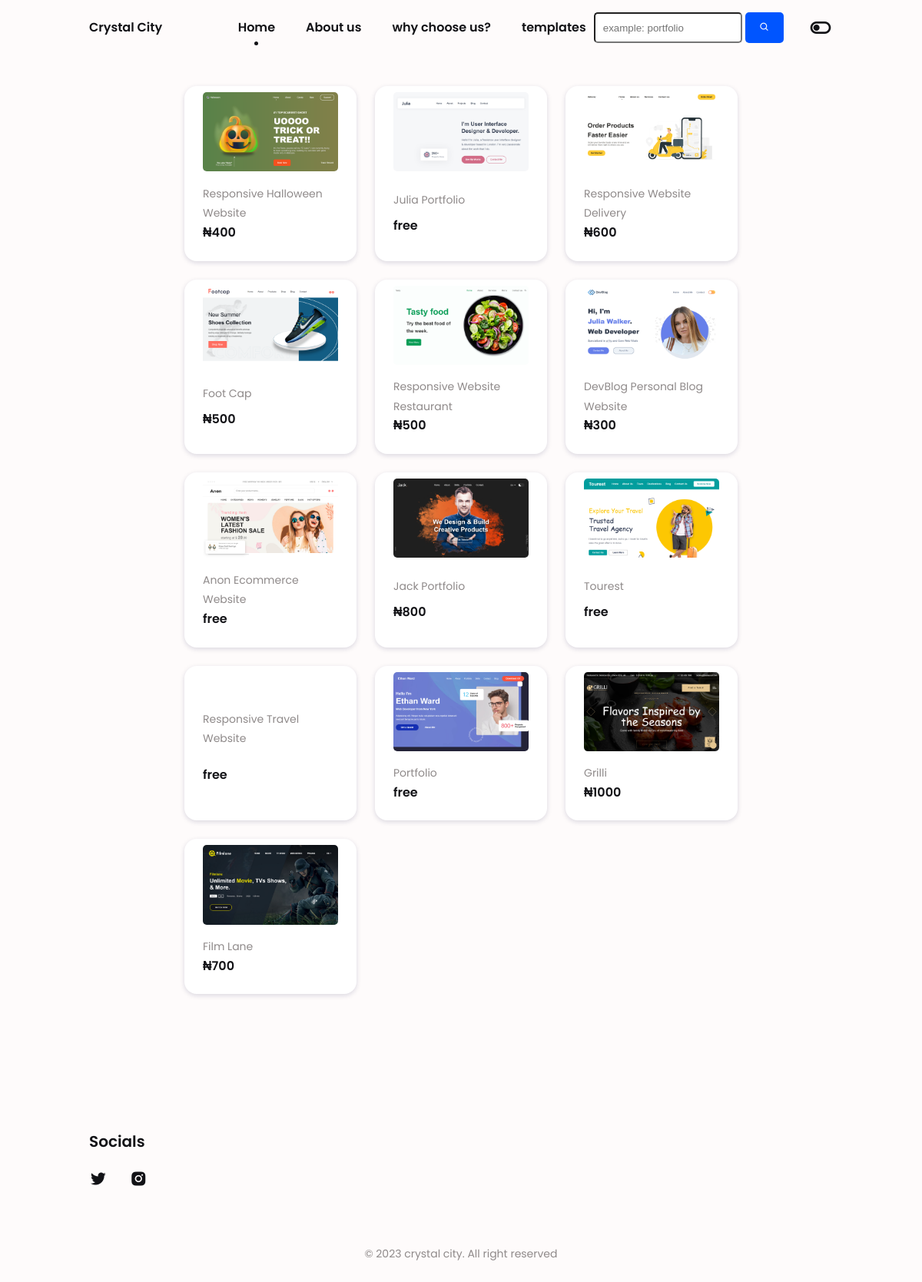
The page /templates/ on the database as committed earlier.
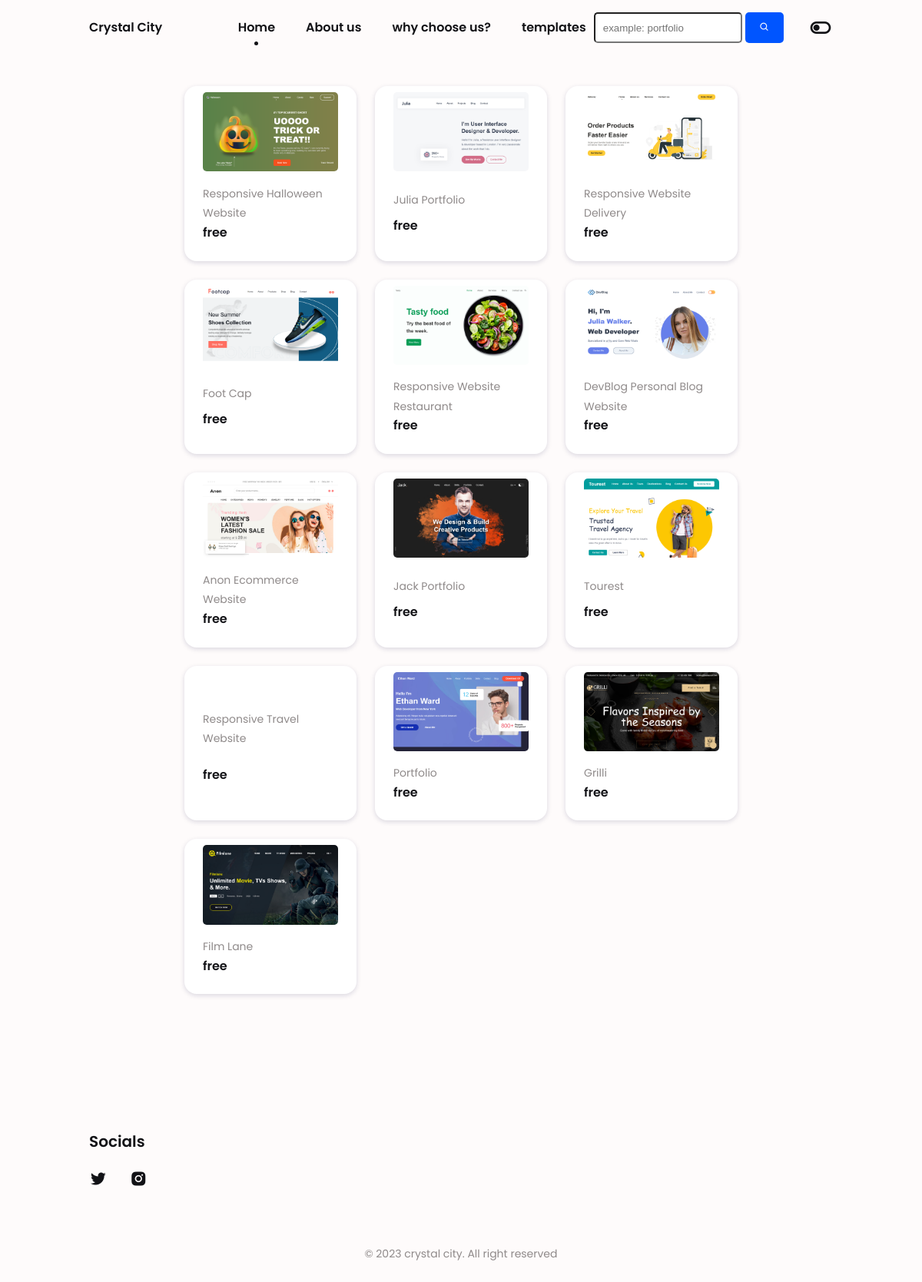
The same page on the database as committed later.
### app/models.py (models this page shows, shortened)
class Post(models.Model):
    free = 'free'
    a200 = '200'
    a300 = '300'
    a400 = '400'
    a500 = '500'
    a600 = '600'
    a700 = '700'
    a800 = '800'
    a900 = '900'
    a1000 = '1000'
    amount = [
        (free, 'free'),
        (a200, '200'),
        (a300, '300'),
        (a400, '400'),
        (a500, '500'),
        (a600, '600'),
        (a700, '700'),
        (a800, '800'),
        (a900, '900'),
        (a1000, '1000'),
    ]
    title = models.CharField(max_length = 100, default='', blank=True)
    Image = models.ImageField(upload_to='image', default='', blank=True)
    folder = models.FileField(upload_to='folder', default='', blank=True)
    file = models.URLField(max_length=200, default='', blank=True)
    amount = models.CharField(max_length = 20,choices = amount, default = 'none')
    author = models.ForeignKey(User, on_delete=models.CASCADE, default="")
    date_posted = models.DateTimeField(default=timezone.now)

### app/views.py (the view)
# urls.py: path('templates/', views.PostListView.as_view(), name='home'),
class PostListView(ListView):
    model = Post
    template_name = 'home.html'
    context_object_name = 'posts'
    ordering = ['?']

### templates/home.html (shortened to what this page needs)
{% extends "base.html" %}
{% load static %}
{% block content %}
<section class="accessory section bd-container" id="accessory">
    <div class="accessory__container bd-grid">
        {% for post in posts %}
        <div class="accessory__content">
            <a href="{% url 'post-detail' post.id %}">
                <img src="{{ post.Image.url }}" alt="" class="accessory__img">
            </a>
            <a href="{% url 'post-detail' post.id %}"><span class="accessory__category">{{post.title}}</span></a>
            {% if post.amount == 'free' %}
            <span class="accessory__preci">{{post.amount}}</span>
            {% else %}
            <span class="accessory__preci">₦{{post.amount}}</span>
            {% endif %}
        </div>
        {% endfor %}
    </div>
</section>
{% endblock content %}

### templates/base.html (shortened to what this page needs)
{% load static %}
<!DOCTYPE html>
    <html lang="en">
    <head>
        <link href='https://unpkg.com/boxicons@2.0.7/css/boxicons.min.css' rel='stylesheet'>
        <link rel="stylesheet" href="{% static 'app/assets/css/styles.css' %}">
    </head>
    <body>
        <header class="l-header" id="header">
            <nav class="nav bd-container">
                {% if user.is_authenticated %}
                <a href="{% url 'home' %}" class="nav__logo">Crystal City</a>
                {% else %}
                <a href="{% url 'index' %}" class="nav__logo">Crystal City</a>
                {% endif %}
                <div class="nav__menu" id="nav-menu">
                    <ul class="nav__list">
                        {% if user.is_authenticated %}
                        <li class="nav__item"><a href="{% url 'home' %}" class="nav__link active-link">Home</a></li>
                        <li class="nav__item">
                            <form action="{% url 'search' %}" method="POST">
                                {% csrf_token %}
                                <input name="search" type="search" placeholder="example: portfolio" aria-label="Search" class="input-search">
                                <button class="btn-search" type="submit"><i class='bx bx-search'></i></button>
                            </form>
                        </li>
                        {% else %}
                        <li class="nav__item"><a href="{% url 'index' %}#home" class="nav__link active-link">Home</a></li>
                        <li class="nav__item"><a href="{% url 'index' %}#about_us" class="nav__link">About us</a></li>
                        <li class="nav__item"><a href="{% url 'index' %}#why_choose_us" class="nav__link">why choose us?</a></li>
                        <li class="nav__item"><a href="{% url 'home' %}" class="nav__link">templates</a></li>
                        <li class="nav__item">
                            <form action="{% url 'search' %}" method="POST">
                                <input name="search" type="search" placeholder="example: portfolio" aria-label="Search" class="input-search">
                                <button class="btn-search" type="submit"><i class='bx bx-search'></i></button>
                            </form>
                        {% endif %}
                        <li><i class='bx bx-toggle-left change-theme' id="theme-button"></i></li>
                    </ul>
                </div>
            </nav>
        </header>
        <main class="l-main">
            {% block content %}
            {% endblock %}
        </main>
        <footer class="footer section">
            <div class="footer__container bd-container bd-grid">
                <div class="footer__content">
                    <h3 class="footer__title">Socials</h3>
                    <a href="https://twitter.com/c___city?s=09" class="footer__social"><i class='bx bxl-twitter'></i></a>
                    <a href="https://instagram.com/c___city?igshid=MzNlNGNkZWQ4Mg==" class="footer__social"><i class='bx bxl-instagram-alt'></i></a>
                </div>
            </div>
            <p class="footer__copy">&#169; 2023 crystal city. All right reserved</p>
        </footer>
    </body>
</html>

### app/static/app/assets/css/styles.css (style rules this page uses)
:root { --header-height: 3rem; --first-color: #2540da; --first-color-alt: #1c3ae2; --first-color-send: #354eda; --title-color: #121216; --text-color: #5B5757; --text-color-light: #8F8A8A; --body-color: #FEFBFB; --container-color: #FFF; --body-font: 'Poppins', sans-serif; --biggest-font-size: 2rem; --h2-font-size: 1.25rem; --h3-font-size: 1.125rem; --normal-font-size: .938rem; --small-font-size: .813rem; --font-semi-bold: 600; --font-bold: 700; --mb-1: .5rem; --mb-2: 1rem; --mb-3: 1.5rem; --mb-4: 2rem; --mb-5: 2.5rem; --mb-6: 3rem; --z-tooltip: 10; --z-fixed: 100; }
@media screen and (min-width: 968px) { :root { --biggest-font-size: 3rem; --h2-font-size: 1.75rem; --h3-font-size: 1.25rem; --normal-font-size: 1rem; --small-font-size: .875rem; } }
*,::before,::after { box-sizing: border-box; }
html { scroll-behavior: smooth; }
.change-theme { position: absolute; right: 1.5rem; top: 2.2rem; display: flex; color: var(--title-color); font-size: 2rem; cursor: pointer; }
body { margin: var(--header-height) 0 0 0; font-family: var(--body-font); font-size: var(--normal-font-size); background-color: var(--body-color); color: var(--text-color); line-height: 1.6; }
h1,h2,h3,ul,p { margin: 0; }
h1,h2,h3 { font-weight: var(--font-semi-bold); color: var(--title-color); }
ul { padding: 0; list-style: none; }
a { text-decoration: none; }
img { max-width: 100%; height: auto; }
.section { padding: 4rem 0 2rem; }
.l-main { overflow: hidden; }
.bd-container { max-width: 968px; width: calc(100% - 3rem); margin-left: var(--mb-3); margin-right: var(--mb-3); }
.bd-grid { display: grid; gap: 1.5rem; }
.l-header { width: 100%; position: fixed; top: 0; left: 0; z-index: var(--z-fixed); background-color: var(--body-color); }
.nav { height: var(--header-height); display: flex; justify-content: space-between; align-items: center; }
.nav__item { margin-bottom: var(--mb-3); }
.nav__link, .nav__logo, .nav__toggle { color: var(--title-color); font-weight: var(--font-semi-bold); }
.nav__link { transition: .3s; }
.active-link { position: relative; }
.active-link::before { content: ''; position: absolute; bottom: -.75rem; left: 45%; width: 5px; height: 5px; background-color: var(--title-color); border-radius: 50%; }
.accessory__container { grid-template-columns: repeat(2,1fr); padding-bottom: 2rem; }
.accessory__content { position: relative; display: grid; padding: .25rem .75rem .75rem; background-color: var(--container-color); box-shadow: 0 2px 6px rgba(16, 11, 65, 0.15); border-radius: 1rem; }
.accessory__img { justify-self: center; margin-bottom: .25rem; width: 500px; border-radius: 5px; }
.accessory__title, .accessory__category { text-align: center; }
.accessory__category { font-size: var(--small-font-size); margin-bottom: var(--mb-1); color: var(--text-color-light); }
.accessory__preci { font-weight: var(--font-semi-bold); color: var(--title-color); }
.footer__container { grid-template-columns: repeat(auto-fit, minmax(220px, 1fr)); }
.footer__title { margin-bottom: var(--mb-2); }
.footer__logo, .footer__title { font-size: var(--h3-font-size); }
.footer__social { font-size: 1.5rem; color: var(--title-color); margin-right: var(--mb-3); }
.footer__copy { text-align: center; font-size: var(--small-font-size); color: var(--text-color-light); margin-top: 4rem; }
@media screen and (min-width: 768px) { body { margin: 0; } }
@media screen and (min-width: 768px) { .section { padding-top: 7rem; } }
@media screen and (min-width: 768px) { .nav { height: calc(var(--header-height) + 1.5rem); } }
@media screen and (min-width: 768px) { .nav__list { display: flex; align-items: center; } }
@media screen and (min-width: 768px) { .nav__item { margin-left: var(--mb-5); margin-bottom: 0; } }
@media screen and (min-width: 768px) { .change-theme { position: initial; margin-left: var(--mb-4); } }
@media screen and (min-width: 768px) { .accessory__container { grid-template-columns: repeat(3,224px); justify-content: center; } }
@media screen and (min-width: 768px) { .accessory__content { padding: .5rem 1.5rem 1.5rem; } }
@media screen and (min-width: 768px) { .accessory__img { width: 120px; margin-bottom: var(--mb-1); } }
@media screen and (min-width: 768px) { .accessory__title, .accessory__category { text-align: initial; } }
@media screen and (min-width: 968px) { .bd-container { margin-left: auto; margin-right: auto; } }

Rows that differ between the two databases and show on the page:
changed Post "Responsive Halloween Website": amount "400" → "free"
changed Post "Responsive Website Delivery": amount "600" → "free"
changed Post "Foot Cap": amount "500" → "free"
changed Post "Responsive Website Restaurant": amount "500" → "free"
changed Post "DevBlog Personal Blog Website": amount "300" → "free"
changed Post "Jack Portfolio": amount "800" → "free"
changed Post "Grilli": amount "1000" → "free"
changed Post "Film Lane": amount "700" → "free"
